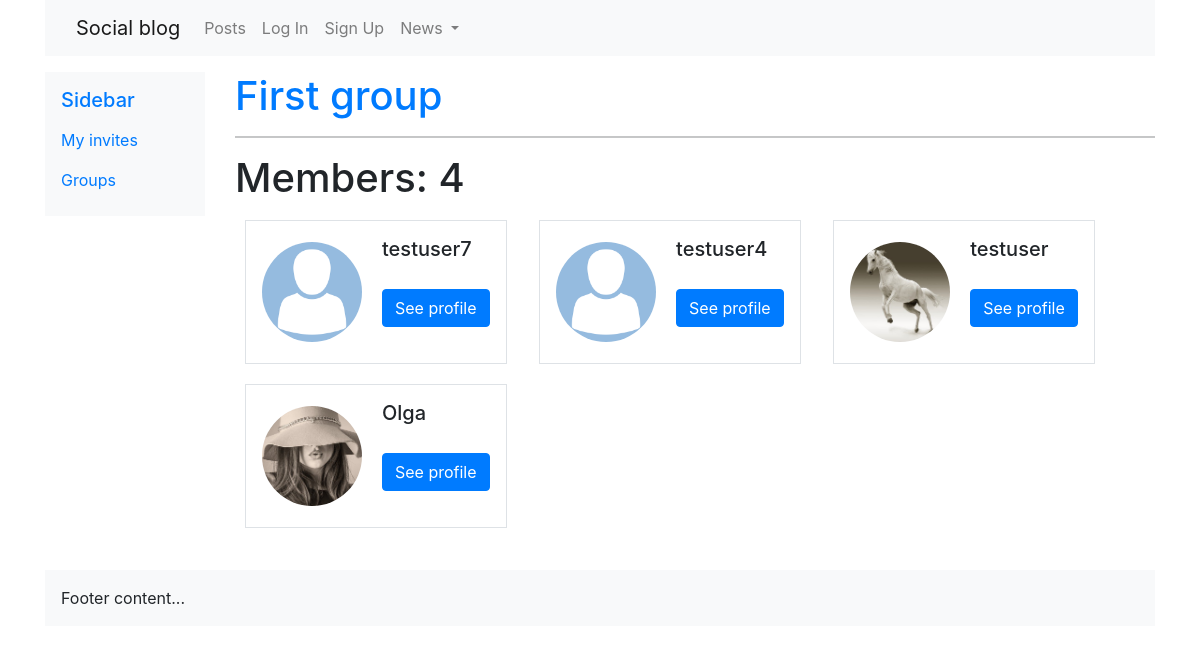
The page /groups/members/in/first-group/ on the database its author committed.
### groups/models.py (models this page shows, shortened)
class Group(models.Model):
    name = models.CharField(max_length=250, unique=True)
    slug = models.SlugField(null=True, unique=True)
    description = models.TextField(blank=True, default='')
    description_html = models.TextField(editable=False, default='', blank=True)
    members = models.ManyToManyField('profiles.Profile', through='GroupMember')
    class Meta:
        ordering = ['name']

### profiles/models.py (models this page shows, shortened)
class Profile(models.Model):
    first_name = models.CharField(max_length=100, blank=True)
    last_name = models.CharField(max_length=100, blank=True)
    user = models.OneToOneField(User, on_delete=models.CASCADE)
    bio = models.TextField(default='No bio...')
    friends = models.ManyToManyField(User, related_name='friends', blank=True)
    email = models.EmailField(max_length=200, blank=True)
    country = models.CharField(max_length=200,blank=True)
    avatar = models.ImageField(default='avatar.png', upload_to='avatars/')
    slug = models.SlugField(unique=True, blank=True)
    updated = models.DateTimeField(auto_now=True)
    created = models.DateTimeField(auto_now_add=True)
    objects = ProfileManager()
    def __str__(self):
        return f'{self.user.username}'   #-{self.created.strftime("%d-%m-%Y")}
    __initial_first_name = None
    __initial_last_name = None
    def __init__(self, *args, **kwargs):
        super().__init__(*args, **kwargs)
        self.__initial_first_name = self.first_name
        self.__initial_last_name = self.last_name
    class Meta:
        ordering = ['-created',]

### groups/views.py (the view)
# urls.py: path('members/in/<slug:slug>/',views.ListMembersGroup.as_view(), name='members_in_group')
class ListMembersGroup(generic.DetailView):
    model = Group
    template_name = 'groups/group_member_list.html'

### profiles/context_processors.py (called while the page is built)
def profile_pic(request):
    if request.user.is_authenticated:
        profile_obj = Profile.objects.get(user=request.user)
        pic = profile_obj.avatar
        return {'picture': pic}
    return {}

def invitations_no_rec(request):
    if request.user.is_authenticated:
        profile_obj = Profile.objects.get(user=request.user)
        qs_count = Relationship.objects.invitations_received(profile_obj).count()
        return {'invitations_no': qs_count}
    return {}

### groups/templates/groups/group_member_list.html
<!DOCTYPE html>
{% extends 'base.html'%}
{% block content %}
    <h1><a href="{% url 'groups:single' slug=group.slug %}">{{group.name}}</a></h1><hr>
    <h1>Members: {{group.members.count}}</h1>
    <ul class="list-inline">
        {% for name in group.members.all %}
            <li class="list-inline-item">
                <div class="media border p-3" style="margin:10px;">
                    <img class="align-self-center avatar" style="margin-right: 20px;"src="{{name.avatar.url}}">
                    <div class="media-body">
                        <h5>{{name}}</h5>
                        <a href="{% url 'profiles:profile_detail_view' slug=name.slug %}">
                        <button class="btn btn-primary">See profile</button></a>
                    </div>
                </div>
            </li>
        {% endfor %}
    </ul>
{% endblock %}

### static/social_blog/css/master.css (style rules this page uses)
.avatar { width: 100px; height: 100px; object-fit:cover; border-radius: 50%; }
.btn, .card { margin-top: 20px; margin-bottom: 20px; }

### rows shown on the page
Group: name "First group", members.count "4"
Profile: avatar (placeholder picture), user.username "testuser7"
Profile: avatar (placeholder picture), user.username "testuser4"
Profile: avatar (picture), user.username "testuser"
Profile: avatar (picture), user.username "Olga"
